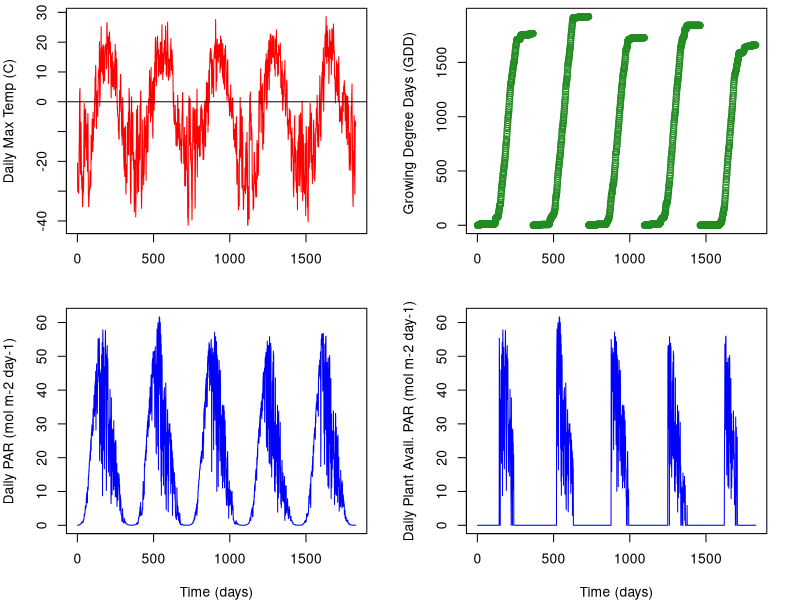
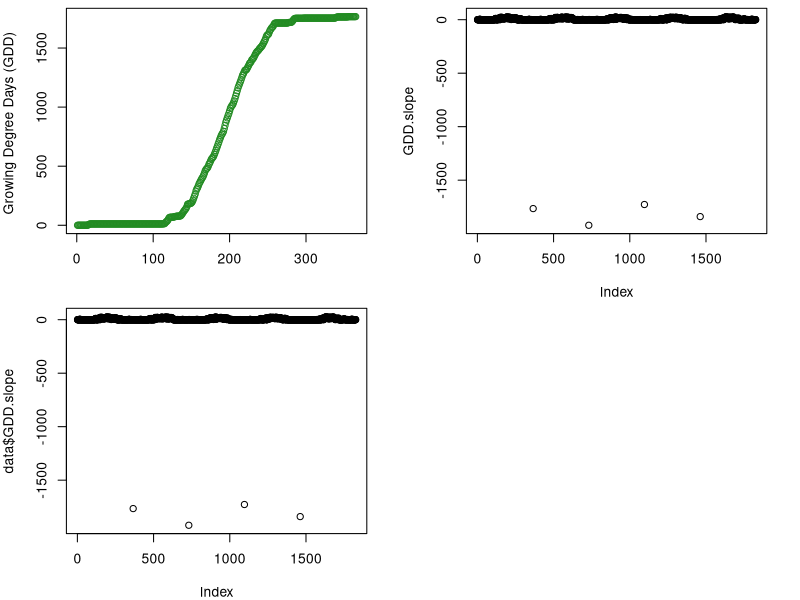
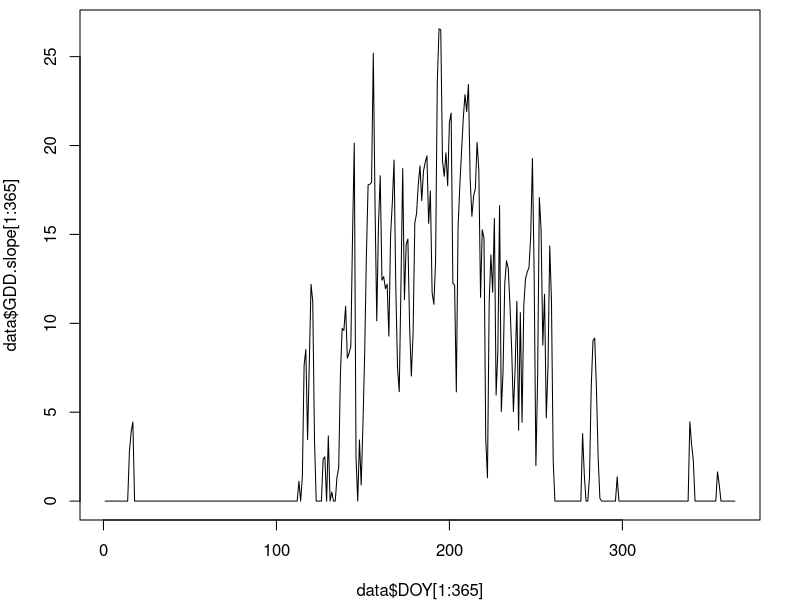
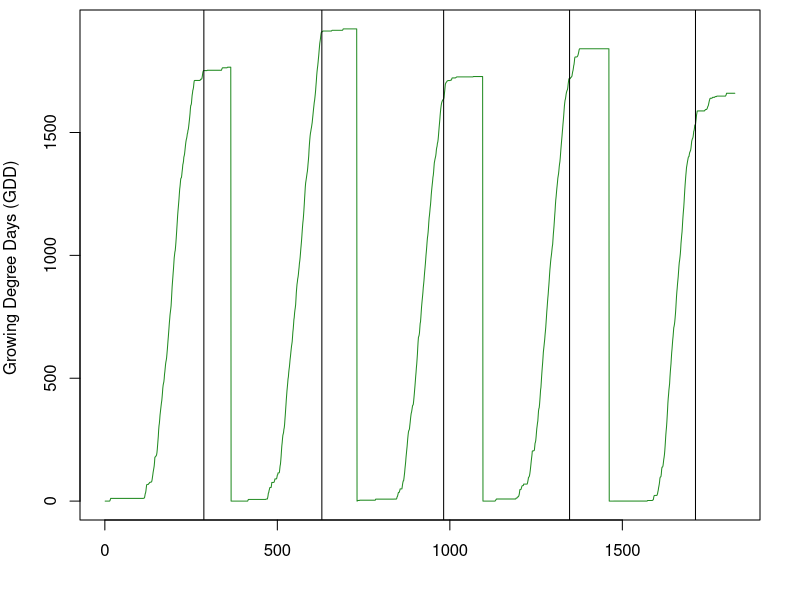
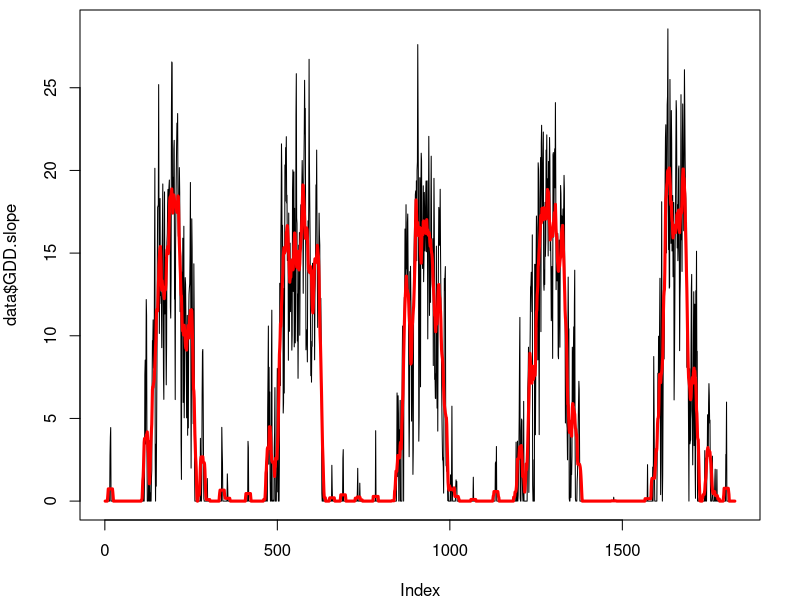
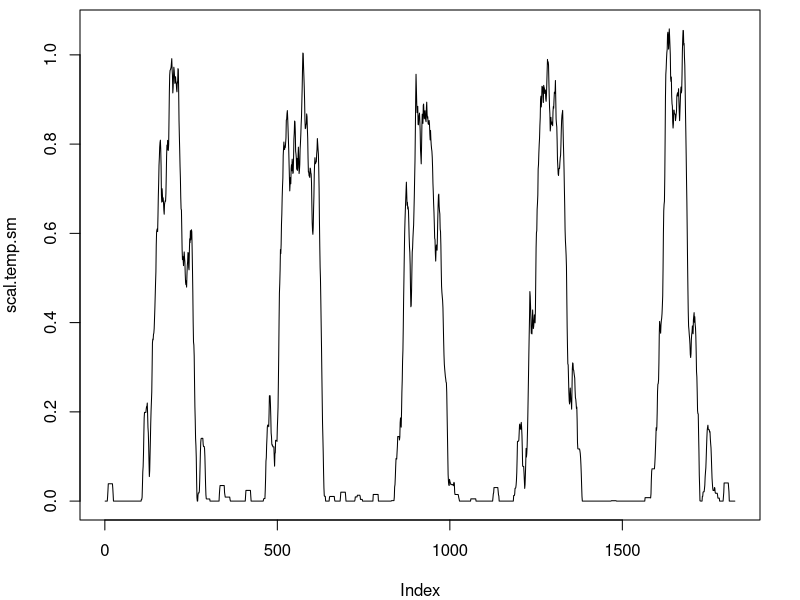
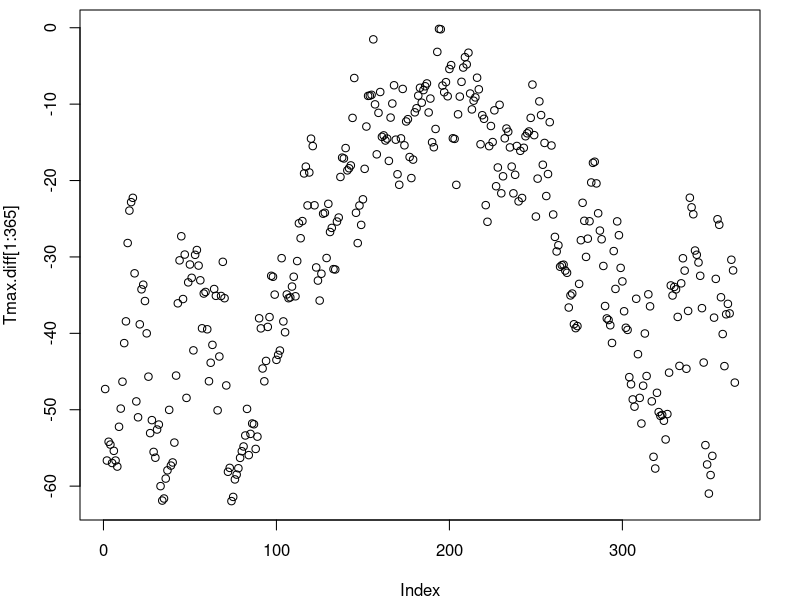
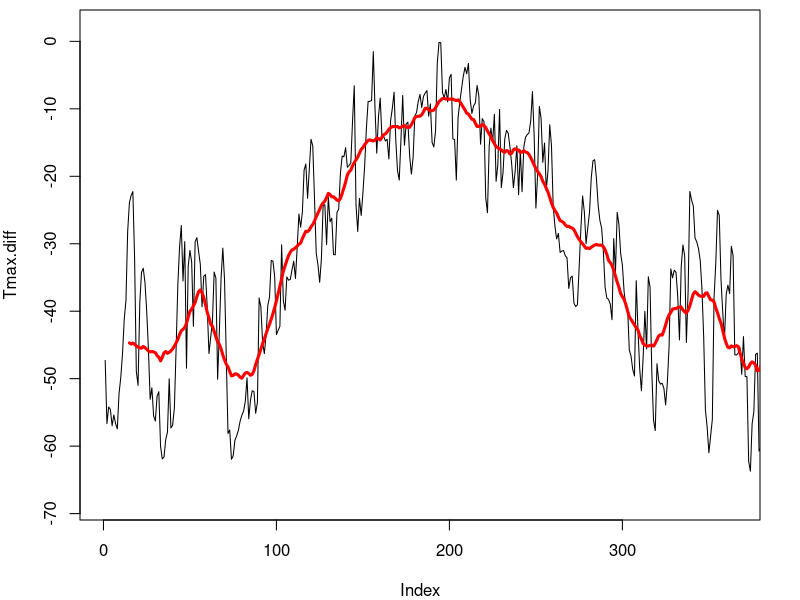

The R source for these figures, in order:
############re-loading the data

#set working directory to C-N-model
data = read.csv("InputData_Processed.csv") #This is the "FluxData.csv" file, but with added calculations of GDD
head(data)


#plot the data
par(mfrow=c(2,2), mar=c(4,4,0.5,2))
plot(data$Temp_ARF~data$time, type="l", ylab = "Daily Max Temp (C)", col="red", xlab="")
abline(h=0)
plot(data$GDD~data$time, ylab = "Growing Degree Days (GDD) ",  xlab="", col="forestgreen")
plot(data$PAR_ARF~data$time, type="l", ylab = "Daily PAR (mol m-2 day-1)", col="blue", xlab = "Time (days)")
plot(data$PAR_vis~data$time, type="l", ylab = "Daily Plant Avail. PAR (mol m-2 day-1)", col="blue", xlab = "Time (days)")


plot(data$GDD[1:365]~data$DOY[1:365], ylab = "Growing Degree Days (GDD) ",  xlab="", col="forestgreen")


GDD.slope = rep(0, length = length(data$GDD))
for (i in 2: length(data$GDD)){
  GDD.slope[i] = data$GDD[i] - data$GDD[i-1]
}

plot(GDD.slope) #this is really just temperature but for only positive values
data = cbind(data, GDD.slope=GDD.slope)
head(data)
plot(data$GDD.slope) #there are 4 points that need to be set to 0 because this is when we switch years
data$GDD.slope[data$time[which(data$GDD.slope == min(data$GDD.slope))]] = 0
data$GDD.slope[data$time[which(data$GDD.slope == min(data$GDD.slope))]] = 0
data$GDD.slope[data$time[which(data$GDD.slope == min(data$GDD.slope))]] = 0
data$GDD.slope[data$time[which(data$GDD.slope == min(data$GDD.slope))]] = 0
data$time[which(data$GDD.slope == min(data$GDD.slope))]
par(mfrow=c(1,1), mar=c(4,4,0.5,2))
plot(data$DOY[1:365], data$GDD.slope[1:365], type="l")


#need to figure out which DOY was the day when GDDs level off
years = unique(data$year) #tells you which years we have data for 
delGDDmax.day = NA
DOY.sen.year = NA
for (i in 1: length(years)){
  year.i = years[i]
  data.year = subset(data, data$year==year.i)
  delGDDmax = data.year$DOY[which(data.year$DOY>182 & data.year$GDD.slope<1 & data.year$GDD.slope>0)]
  DOY.sen.year[i]=delGDDmax[1]
}
DOY.sen.year #looked at this data to determine cutoff point
num.days = c(365, 365, 365, 366, 365)
DOY.sen = rep(c(DOY.sen.year), c(num.days))
data = data.frame(data, DOY.sen = DOY.sen)
head(data)
par(mfrow=c(1,1))
plot(data$GDD~data$time, type="l", ylab = "Growing Degree Days (GDD) ",  xlab="", col="forestgreen")
abline(v=c(DOY.sen.year+c(0,365,365+365,365+365+366, 365+365+366+365)))

#create a smoothed temperature scalar for GPP
#average of current sample, 7 future samples, and 7 past samples
filt=rep(1/15,15)
GDDslope.sm = filter(data$GDD.slope, filt, sides=2)
is.na(GDDslope.sm) #the last 20 samples are NA
GDDslope.sm[is.na(GDDslope.sm)]=0 #set these to zero
plot(data$GDD.slope, type="l")
lines(GDDslope.sm, col="red", lwd="3")
data=data.frame(data, GDDslope_sm=GDDslope.sm)

Tmaxsm.day = NA
for (i in 1: length(years)){
  year.i = years[i]
  data.year = subset(data, data$year==year.i)
  Tmaxsm.day[i]=max(data.year$GDDslope_sm)
}
Tmaxsm.day # max temps for each year
Tmaxsm.mean=mean(Tmaxsm.day)

scal.temp.sm=NULL
for (i in 1:length(GDDslope.sm)){
  scal.temp.sm[i] = (GDDslope.sm[i] - 0)/(Tmaxsm.mean-0) #growing degree day scalar
}
plot(scal.temp.sm, type="l")


#GDD slope is equal to positive temperatures, use that to calculate temperature scalar
#first need to determine max and for each year (min is just zero)
#Tmax.day = NA
#GDDmax.day = NA
#for (i in 1: length(years)){
#  year.i = years[i]
#  data.year = subset(data, data$year==year.i)
#  Tmax.day[i]=max(data.year$GDD.slope)
#  GDDmax.day[i]=max(data.year$GDD)
#}
#Tmax.day # max temps for each year
#GDDmax.day
#Tmax.mean=mean(Tmax.day)
#GDDmax.mean=mean(GDDmax.day)
#
#scal.temp=NULL
#for (i in 1:length(data$GDD.slope)){
#  scal.temp[i] = (data$GDD.slope[i] - 0)/(Tmax.mean-0) #growing degree day scalar
#}
#plot(scal.temp, type="l")

#scal.GDD=NULL
#for (i in 1:length(data$GDD)){
#  scal.GDD[i] = (data$GDD[i] - 0)/(GDDmax.mean-0) #growing degree day scalar
#  if(data$DOY[i]>data$DOY.sen[i]){
#   scal.GDD[i]=0
#  }
#}
#plot(scal.GDD, type="l")

#what if we add the GDD scalar and the smoothed temp scalar together?
#scal.new = scal.temp.sm+scal.GDD
#rescale to 1
#scal.add=NULL
#for (i in 1:length(scal.new)){
#  scal.add[i] = (scal.new[i] - min(scal.new))/(max(scal.new)-min(scal.new)) #growing degree day scalar
#}

#par(mfrow=c(3,1), mar=c(4,4,0.5,2))
#plot(scal.GDD, type="l")
#plot(scal.temp.sm, type="l")
#plot(scal.add, type="l")

#making a new scalar for NDVI calculation

Tmaxmean.day = NA
for (i in 1: length(years)){
  year.i = years[i]
  data.year = subset(data, data$year==year.i)
  Tmaxmean.day[i]=max(data.year$Temp_ARF)
}
Tmaxmean.day # max temps for each year
Tmax.avg = mean(Tmaxmean.day) #calculate average

Tmax.diff = data$Temp_ARF-Tmax.avg
plot(Tmax.diff[1:365])
filt=rep(1/30,30)
Tmaxdiff.sm = filter(Tmax.diff, filt, sides=2)
is.na(Tmaxdiff.sm) #the last 7 samples are NA
plot(Tmax.diff, type="l", xlim=c(1,365))
lines(Tmaxdiff.sm, col="red", lwd="3")
Tmax.diff1 = Tmax.diff
Tmax.diff=Tmaxdiff.sm
data=data.frame(data, TmaxDiff = Tmax.diff)
head(data)
Tmaxmean.diff = NA
Tminmean.diff = NA
for (i in 1: length(years)){
  year.i = years[i]
  data.year = subset(data, data$year==year.i)
  Tmaxmean.diff[i]=max(data.year$TmaxDiff, na.rm=TRUE)
  Tminmean.diff[i]=min(data.year$TmaxDiff, na.rm=TRUE)
}
Tmaxmean.diff # max temps for each year
Tmaxdiff.avg = mean(Tmaxmean.diff) #calculate average
Tminmean.diff # min temps for each year
Tmindiff.avg = mean(Tminmean.diff) #calculate average


scal.diff=NULL
for (i in 1:length(Tmax.diff)){
  scal.diff[i] = (Tmax.diff[i] - Tmindiff.avg)/(Tmaxdiff.avg-Tmindiff.avg)
}

par(mfrow=c(2,1))
plot(Tmax.diff1, type="l", xlim=c(1,365))
lines(Tmaxdiff.sm, col="red", lwd="3")
plot(scal.diff[1:365])


#create sigmoidal scalar to help model capture spring GPP
plot(data$GDD)
#need to figure out which DOY was the day when GDDs began to increase
years = unique(data$year) #tells you which years we have data for 
minGDD.day = NA
for (i in 1: length(years)){
  year.i = years[i]
  data.year = subset(data, data$year==year.i)
  minGDD.day[i] = min(data.year$DOY[which(data.year$GDD.slope>5)])
}
minGDD.day
par(mfrow=c(1,1))
plot(data$GDD~data$time, type="l", ylab = "Growing Degree Days (GDD) ",  xlab="", col="forestgreen")
abline(v=c(minGDD.day+c(0,365,365+365,365+365+366, 365+365+366+365)))

#day.sat = 175-minGDD.day #decided that spring will end at DOY 175
num.days = c(365, 365, 365, 366, 365)
minGDD = rep(c(minGDD.day), c(num.days))
#daySAT = rep(c(day.sat), c(num.days))
data = data.frame(data, DOY.minGDD = minGDD) #daySAT = daySAT)
head(data)

scal.spring=NULL
for (i in 1:length(data$DOY)){
  xsat = (175-data$DOY.minGDD[i])
  x =  data$DOY[i] - data$DOY.minGDD[i] #calculate number of days since start of growing season
  scal.spring[i] = (1*x)/(xsat+x)
  if(data$DOY[i]<data$DOY.minGDD[i]){
    scal.spring[i]=0
  }
}
plot(scal.spring)
points(scal.temp.sm, col="red")

#make into functions so that it will be continuous in the model
Temp.d1 <- approxfun(x=data$time, y=data$Temp_ARF, method="linear", rule=2)
PAR.d1 <- approxfun(x=data$time, y=data$PAR_vis, method="linear", rule=2)
#scalGDD.d1 <- approxfun(x=data$time, y=scal.GDD, method="linear", rule=2)
scaltemp.d1 <- approxfun(x=data$time, y=scal.temp.sm, method="linear", rule=2)
scalspring.d1 <- approxfun(x=data$time, y=scal.spring, method="linear", rule=2)
scaldiff.d1 <- approxfun(x=data$time, y=scal.diff, method="linear", rule=2)
DOY.d1 <- approxfun(x=data$time, y=data$DOY, method="linear", rule=2)
DOYsen.d1 <- approxfun(x=data$time, y=data$DOY.sen, method="linear", rule=2)
Year.d1 <- approxfun(x=data$time, y=data$year, method="linear", rule=2)
